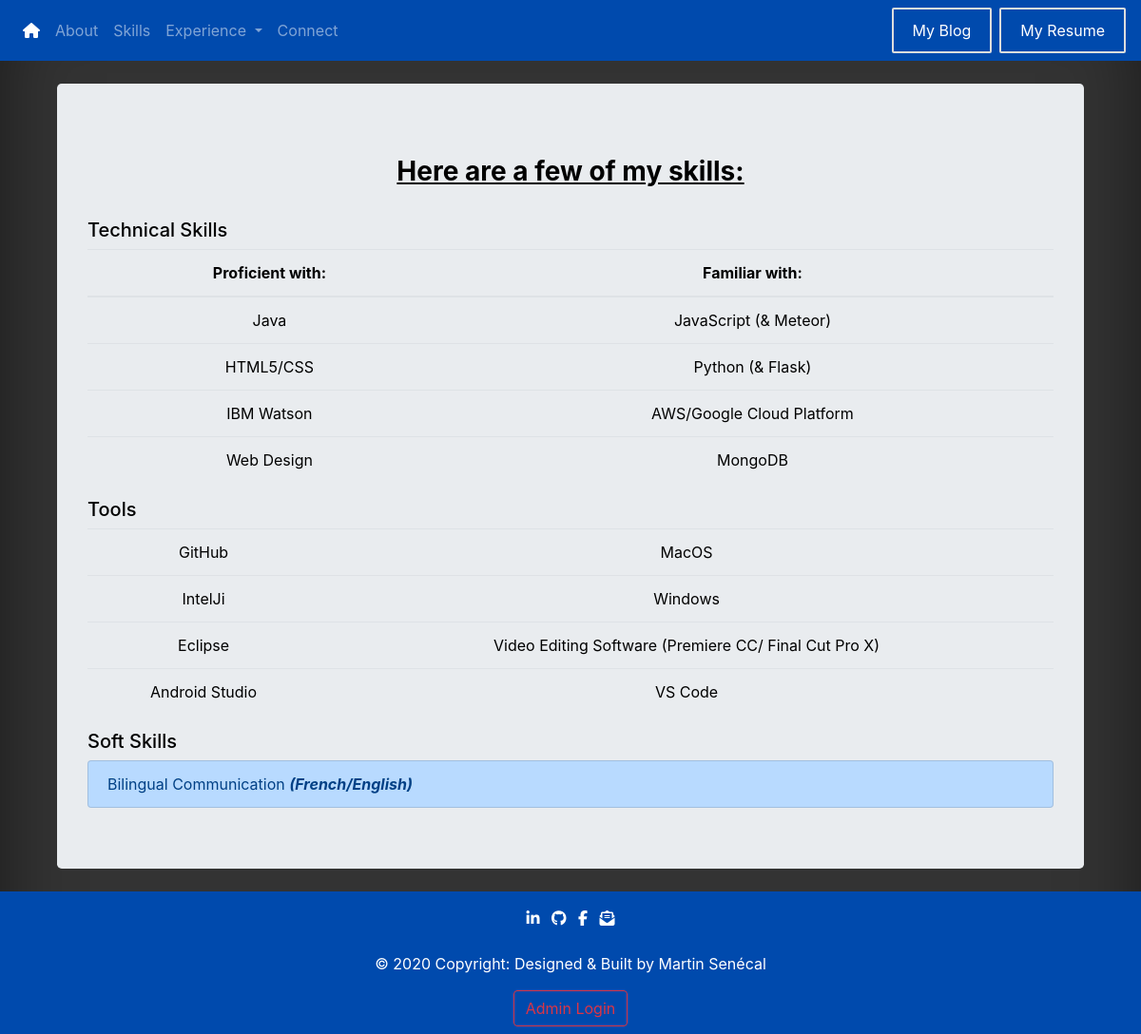
The page /skills on the database as committed earlier.
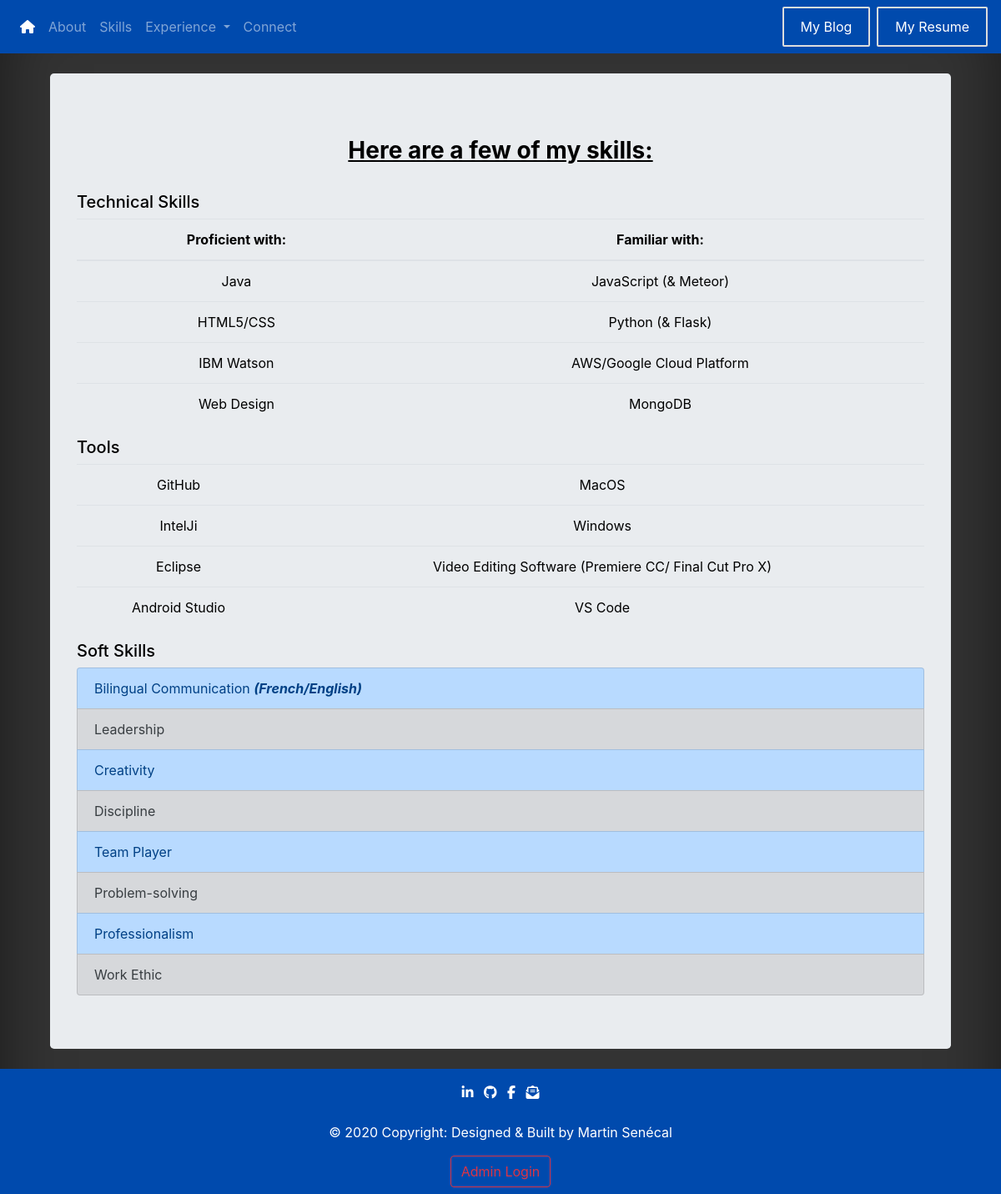
The same page on the database as committed later.
### portfolio/models.py (models this page shows, shortened)
class Skill(db.Model):
    id = db.Column(db.Integer, primary_key=True)
    type = db.Column(db.String(15), nullable=False)
    content = db.Column(db.String(80), nullable=False)

### portfolio/main/routes.py (the view)
@main.route('/skills')
def skills():
    skills_content = Skill.query.all()  # Query of all the skills in the database
    return render_template("skills.html", skills=skills_content)  # Returning skills content inside the templates

### portfolio/templates/skills.html (shortened to what this page needs)
{% extends "base.html" %}
{% block body %}
    <div class="container">
        <div class="jumbotron my-4 ">
            <h3 id="skillsTitle"><u><strong>Here are a few of my skills:</strong></u></h3>
            <br>
            <h5>Technical Skills</h5>
            <table class="table table-hover">
                <thead>
                <tr>
                    <th>Proficient with:</th>
                    <th>Familiar with:</th>
                </tr>
                </thead>
                <tbody>
                <tr>
                    <td>Java</td>
                    <td>JavaScript (& Meteor)</td>
                </tr>
                <tr>
                    <td>HTML5/CSS</td>
                    <td>Python (& Flask)</td>
                </tr>
                <tr>
                    <td>IBM Watson</td>
                    <td>AWS/Google Cloud Platform</td>
                </tr>
                <tr>
                    <td>Web Design</td>
                    <td>MongoDB</td>
                </tr>
                </tbody>
            </table>
            <h5>Tools</h5>
            <table class="table table-hover">
                <tbody>
                <tr>
                    <td>GitHub</td>
                    <td>MacOS</td>
                </tr>
                <tr>
                    <td>IntelJi</td>
                    <td>Windows</td>
                </tr>
                <tr>
                    <td>Eclipse</td>
                    <td>Video Editing Software (Premiere CC/ Final Cut Pro X)</td>
                </tr>
                <tr>
                    <td>Android Studio</td>
                    <td>VS Code</td>
                </tr>
                </tbody>
            </table>
            <h5>Soft Skills</h5>
            <div class="list-group">
                <a href="#" class="list-group-item list-group-item-action list-group-item-primary">Bilingual
                    Communication <em><strong>(French/English)</strong></em></a>
                {% for skill in skills %}
                    {% if loop.index%2==0 %}
                        <a href=""
                           class="list-group-item list-group-item-action list-group-item-primary">{{ skill.content }}</a>
                    {% else %}
                        <a href=""
                           class="list-group-item list-group-item-action list-group-item-secondary"> {{ skill.content }} </a>
                    {% endif %}
                {% endfor %}
            </div>
        </div>
    </div>
{% endblock %}

Rows that differ between the two databases and show on the page:
added Skill: content "Leadership"
added Skill: content "Creativity"
added Skill: content "Discipline"
added Skill: content "Team Player"
added Skill: content "Problem-solving"
added Skill: content "Professionalism"
added Skill: content "Work Ethic"
